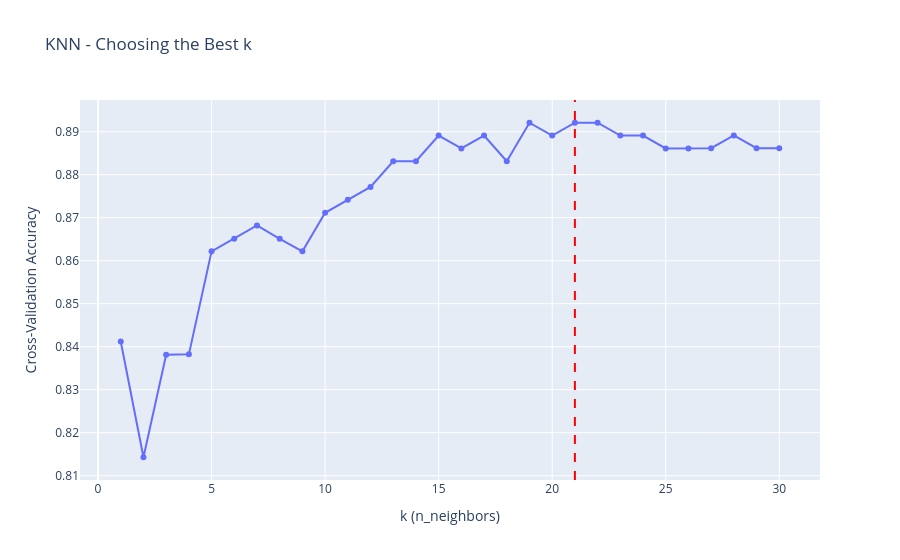

The notebook cell saved with this chart:
### Code cell
fig = px.line(x=list(k_values), y=k_scores, markers=True,
              labels={'x': 'k (n_neighbors)', 'y': 'Cross-Validation Accuracy'},
              title='KNN - Choosing the Best k')
fig.add_vline(x=best_k, line_dash='dash', line_color='red')
fig.show()

### Figure 1 — Plotly figure (JSON) as saved in the notebook; plotly's stock layout.template omitted (floating-point values rounded to 4 significant figures)
{"data": [{"hovertemplate": "k (n_neighbors)=%{x}<br>Cross-Validation Accuracy=%{y}<extra></extra>", "legendgroup": "", "line": {"color": "#636efa", "dash": "solid"}, "marker": {"symbol": "circle"}, "mode": "lines+markers", "name": "", "orientation": "v", "showlegend": false, "type": "scatter", "x": [1, 2, 3, 4, 5, 6, 7, 8, 9, 10, 11, 12, 13, 14, 15, 16, 17, 18, 19, 20, 21, 22, 23, 24, 25, 26, 27, 28, 29, 30], "xaxis": "x", "y": [0.8412, 0.8143, 0.8381, 0.8382, 0.8622, 0.8651, 0.8682, 0.8651, 0.8622, 0.8711, 0.8742, 0.8772, 0.8831, 0.8831, 0.8891, 0.8861, 0.8891, 0.8831, 0.8921, 0.8891, 0.8921, 0.8921, 0.8891, 0.8891, 0.8861, 0.8861, 0.8862, 0.8891, 0.8862, 0.8862], "yaxis": "y"}], "layout": {"legend": {"tracegroupgap": 0}, "shapes": [{"line": {"color": "red", "dash": "dash"}, "type": "line", "x0": 21, "x1": 21, "xref": "x", "y0": 0, "y1": 1, "yref": "y domain"}], "title": {"text": "KNN - Choosing the Best k"}, "xaxis": {"anchor": "y", "domain": [0.0, 1.0], "title": {"text": "k (n_neighbors)"}}, "yaxis": {"anchor": "x", "domain": [0.0, 1.0], "title": {"text": "Cross-Validation Accuracy"}}}}
